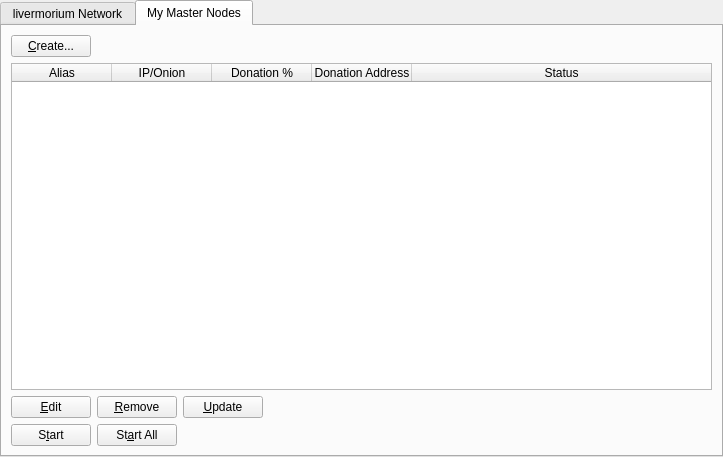
<?xml version="1.0" encoding="UTF-8"?>
<ui version="4.0">
 <class>MasternodeManager</class>
 <widget class="QWidget" name="MasternodeManager">
  <property name="geometry">
   <rect>
    <x>0</x>
    <y>0</y>
    <width>723</width>
    <height>457</height>
   </rect>
  </property>
  <property name="windowTitle">
   <string>Form</string>
  </property>
  <layout class="QVBoxLayout" name="topLayout">
   <property name="leftMargin">
    <number>0</number>
   </property>
   <property name="topMargin">
    <number>0</number>
   </property>
   <property name="rightMargin">
    <number>0</number>
   </property>
   <property name="bottomMargin">
    <number>0</number>
   </property>
   <item>
    <layout class="QVBoxLayout" name="verticalLayout">
     <property name="bottomMargin">
      <number>0</number>
     </property>
     <item>
      <widget class="QTabWidget" name="tabWidget">
       <property name="currentIndex">
        <number>1</number>
       </property>
       <widget class="QWidget" name="tab">
        <attribute name="title">
         <string>livermorium Network</string>
        </attribute>
        <layout class="QGridLayout" name="gridLayout">
         <item row="1" column="0">
          <widget class="QTableWidget" name="tableWidget">
           <property name="editTriggers">
            <set>QAbstractItemView::NoEditTriggers</set>
           </property>
           <property name="alternatingRowColors">
            <bool>true</bool>
           </property>
           <property name="selectionBehavior">
            <enum>QAbstractItemView::SelectRows</enum>
           </property>
           <property name="sortingEnabled">
            <bool>true</bool>
           </property>
           <attribute name="horizontalHeaderStretchLastSection">
            <bool>true</bool>
           </attribute>
           <column>
            <property name="text">
             <string>Address</string>
            </property>
           </column>
           <column>
            <property name="text">
             <string>Rank</string>
            </property>
           </column>
           <column>
            <property name="text">
             <string>Active</string>
            </property>
           </column>
           <column>
            <property name="text">
             <string>Active (secs)</string>
            </property>
           </column>
           <column>
            <property name="text">
             <string>Last Seen</string>
            </property>
           </column>
           <column>
            <property name="text">
             <string>Pubkey</string>
            </property>
           </column>
          </widget>
         </item>
         <item row="2" column="0">
          <widget class="QTableWidget" name="tableWidget_3">
           <property name="editTriggers">
            <set>QAbstractItemView::NoEditTriggers</set>
           </property>
           <property name="alternatingRowColors">
            <bool>true</bool>
           </property>
           <property name="selectionBehavior">
            <enum>QAbstractItemView::SelectRows</enum>
           </property>
           <property name="sortingEnabled">
            <bool>true</bool>
           </property>
           <attribute name="horizontalHeaderStretchLastSection">
            <bool>true</bool>
           </attribute>
           <column>
            <property name="text">
             <string>Address</string>
            </property>
           </column>
           <column>
            <property name="text">
             <string>Rank</string>
            </property>
           </column>
           <column>
            <property name="text">
             <string>Active</string>
            </property>
           </column>
           <column>
            <property name="text">
             <string>Active (secs)</string>
            </property>
           </column>
           <column>
            <property name="text">
             <string>Last Seen</string>
            </property>
           </column>
           <column>
            <property name="text">
             <string>Pubkey</string>
            </property>
           </column>
          </widget>
         </item>
         <item row="0" column="0">
          <layout class="QHBoxLayout" name="horizontalLayout_3">
           <property name="bottomMargin">
            <number>0</number>
           </property>
           <item>
            <widget class="QLabel" name="label_2">
             <property name="text">
              <string>livermorium Node Count:</string>
             </property>
            </widget>
           </item>
           <item>
            <widget class="QLabel" name="countLabel">
             <property name="text">
              <string>0</string>
             </property>
            </widget>
           </item>
           <item>
            <spacer name="horizontalSpacer_3">
             <property name="orientation">
              <enum>Qt::Horizontal</enum>
             </property>
             <property name="sizeHint" stdset="0">
              <size>
               <width>40</width>
               <height>20</height>
              </size>
             </property>
            </spacer>
           </item>
          </layout>
         </item>
        </layout>
       </widget>
       <widget class="QWidget" name="tab_2">
        <attribute name="title">
         <string>My Master Nodes</string>
        </attribute>
        <layout class="QGridLayout" name="gridLayout_2">
         <item row="0" column="0">
          <layout class="QVBoxLayout" name="verticalLayout_2">
           <property name="bottomMargin">
            <number>0</number>
           </property>
           <item>
            <layout class="QHBoxLayout" name="horizontalLayout">
             <item>
              <widget class="QPushButton" name="createButton">
               <property name="text">
                <string>&amp;Create...</string>
               </property>
              </widget>
             </item>
             <item>
              <spacer name="horizontalSpacer">
               <property name="orientation">
                <enum>Qt::Horizontal</enum>
               </property>
               <property name="sizeHint" stdset="0">
                <size>
                 <width>40</width>
                 <height>20</height>
                </size>
               </property>
              </spacer>
             </item>
            </layout>
           </item>
           <item>
            <widget class="QTableWidget" name="tableWidget_2">
             <property name="minimumSize">
              <size>
               <width>695</width>
               <height>0</height>
              </size>
             </property>
             <property name="editTriggers">
              <set>QAbstractItemView::NoEditTriggers</set>
             </property>
             <property name="alternatingRowColors">
              <bool>true</bool>
             </property>
             <property name="selectionMode">
              <enum>QAbstractItemView::SingleSelection</enum>
             </property>
             <property name="selectionBehavior">
              <enum>QAbstractItemView::SelectRows</enum>
             </property>
             <attribute name="horizontalHeaderStretchLastSection">
              <bool>true</bool>
             </attribute>
             <column>
              <property name="text">
               <string>Alias</string>
              </property>
             </column>
             <column>
              <property name="text">
               <string>IP/Onion</string>
              </property>
             </column>
             <column>
              <property name="text">
               <string>Donation %</string>
              </property>
             </column>
             <column>
              <property name="text">
               <string>Donation Address</string>
              </property>
             </column>
             <column>
              <property name="text">
               <string>Status</string>
              </property>
             </column>
            </widget>
           </item>
           <item>
            <layout class="QHBoxLayout" name="horizontalLayout_2">
             <property name="bottomMargin">
              <number>0</number>
             </property>
             <item>
              <widget class="QPushButton" name="editButton">
               <property name="text">
                <string>&amp;Edit</string>
               </property>
              </widget>
             </item>
             <item>
              <widget class="QPushButton" name="removeButton">
               <property name="text">
                <string>&amp;Remove</string>
               </property>
              </widget>
             </item>
             <item>
              <widget class="QPushButton" name="UpdateButton">
               <property name="text">
                <string>&amp;Update</string>
               </property>
              </widget>
             </item>
             <item>
              <spacer name="horizontalSpacer_2">
               <property name="orientation">
                <enum>Qt::Horizontal</enum>
               </property>
               <property name="sizeHint" stdset="0">
                <size>
                 <width>40</width>
                 <height>20</height>
                </size>
               </property>
              </spacer>
             </item>
            </layout>
           </item>
           <item>
            <layout class="QHBoxLayout" name="horizontalLayout_4">
             <property name="bottomMargin">
              <number>0</number>
             </property>
            </layout>
           </item>
           <item>
            <layout class="QHBoxLayout" name="horizontalLayout_5">
             <property name="bottomMargin">
              <number>0</number>
             </property>
             <item>
              <widget class="QPushButton" name="startButton">
               <property name="text">
                <string>S&amp;tart</string>
               </property>
              </widget>
             </item>
             <item>
              <widget class="QPushButton" name="startAllButton">
               <property name="text">
                <string>St&amp;art All</string>
               </property>
              </widget>
             </item>
             <item>
              <spacer name="horizontalSpacer_5">
               <property name="orientation">
                <enum>Qt::Horizontal</enum>
               </property>
               <property name="sizeHint" stdset="0">
                <size>
                 <width>40</width>
                 <height>20</height>
                </size>
               </property>
              </spacer>
             </item>
            </layout>
           </item>
          </layout>
         </item>
        </layout>
       </widget>
      </widget>
     </item>
    </layout>
   </item>
  </layout>
 </widget>
 <resources/>
 <connections/>
</ui>
